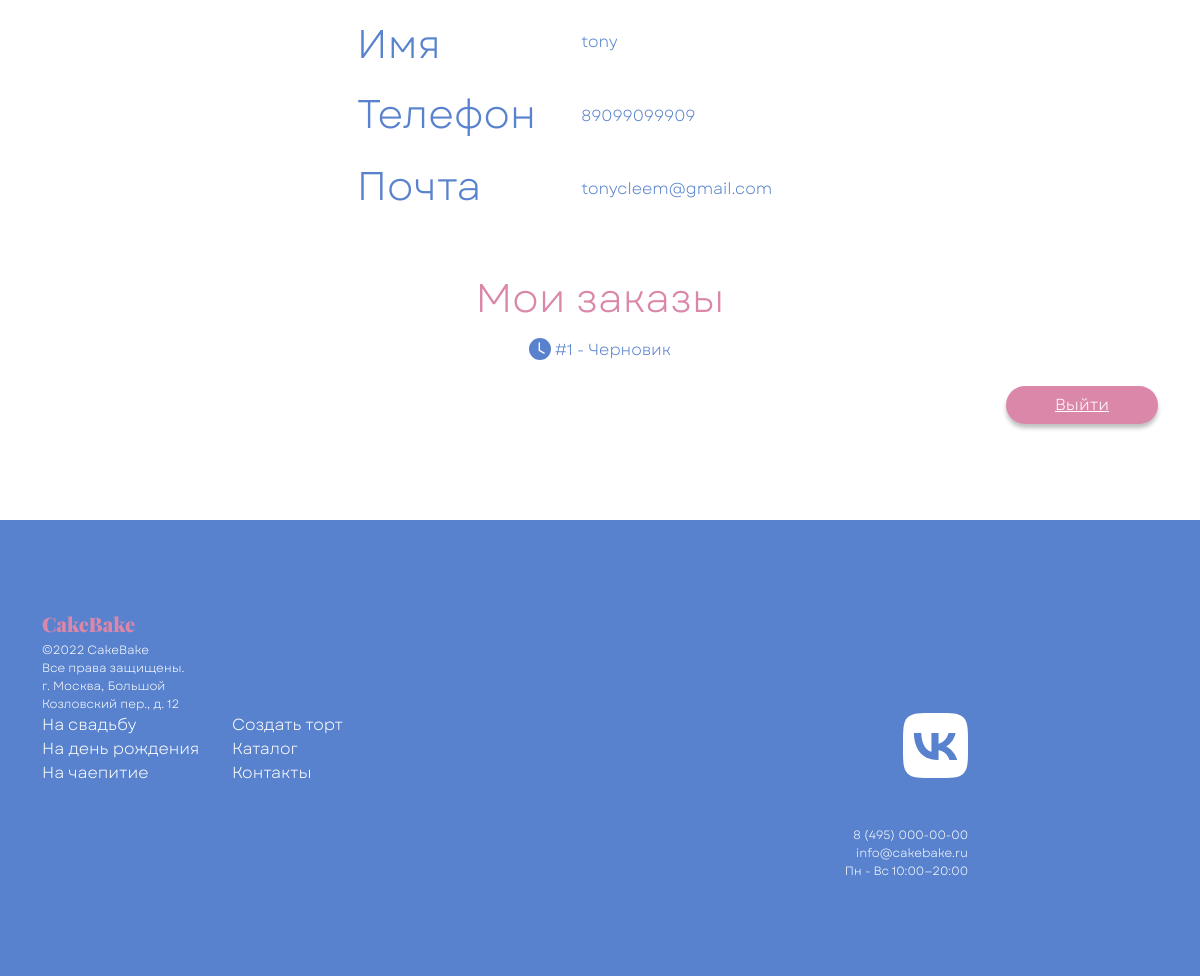
Page /lk/ (signed in, lower part) on the earlier database version.
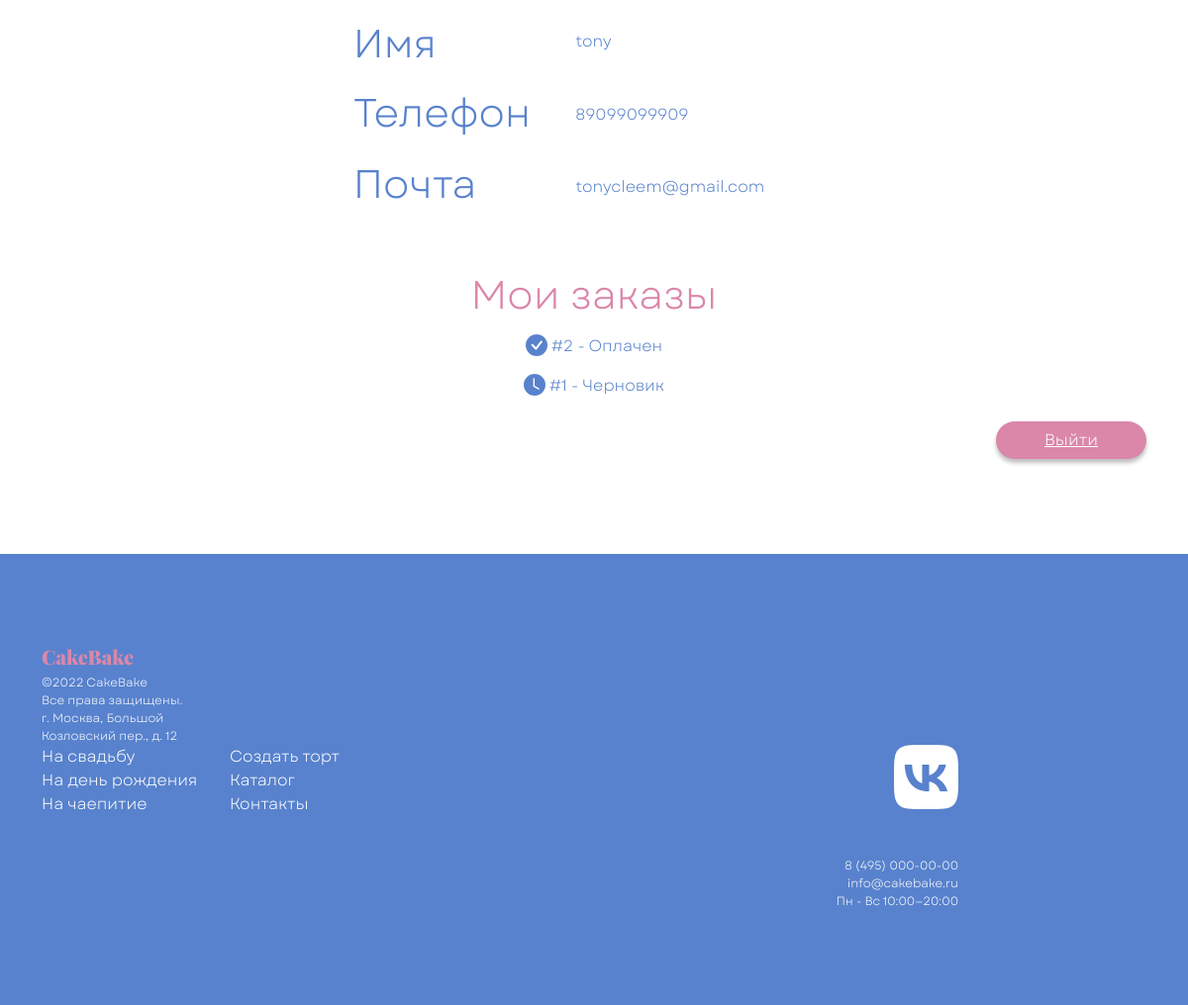
Same page on the later database version.
### customers/models.py (models this page shows, shortened)
class Customer(models.Model):
    user = models.OneToOneField(
        User,
        on_delete=models.CASCADE,
        null=True,
        blank=True,
        related_name='customer',
        verbose_name='Пользователь'
    )
    phone = models.CharField('Телефон', max_length=32, blank=True)
    created_at = models.DateTimeField('Создан', auto_now_add=True)
    class Meta:
        verbose_name = 'Клиент'
        verbose_name_plural = 'Клиенты'

### orders/models.py (models this page shows, shortened)
class Order(models.Model):
    class Status(models.TextChoices):
        DRAFT = 'draft', 'Черновик'
        PAID = 'paid', 'Оплачен'
        PREPARING = 'preparing', 'Готовится'
        ON_DELIVERY = 'on_delivery', 'Доставляется'
        DELIVERED = 'delivered', 'Доставлен'
        CANCELLED = 'cancelled', 'Отменён'
    customer = models.ForeignKey(
        Customer,
        on_delete=models.SET_NULL,
        null=True,
        blank=True,
        related_name='orders',
        verbose_name='Клиент'
    )
    created_at = models.DateTimeField('Создан', auto_now_add=True)
    updated_at = models.DateTimeField('Обновлён', auto_now=True)
    status = models.CharField(
        'Статус',
        max_length=20,
        choices=Status.choices,
        default=Status.DRAFT
        )
    contact_name = models.CharField('Имя получателя', max_length=100)
    phone = models.CharField('Телефон', max_length=32)
    email = models.EmailField('Email', blank=True)
    city = models.CharField('Город', max_length=100)
    street = models.CharField('Улица', max_length=100)
    house = models.CharField('Дом', max_length=30)
    apartment = models.CharField('Квартира', max_length=30, blank=True)
    delivery_comment = models.CharField(
        'Комментарий к доставке', max_length=500, blank=True
        )
    delivery_date = models.DateField('Дата доставки')
    consent_personal_data = models.BooleanField(
        'Согласие на обработку ПД',
        default=False
        )
    utm_source = models.CharField('utm_source', max_length=80, blank=True)
    utm_medium = models.CharField('utm_medium', max_length=80, blank=True)
    utm_campaign = models.CharField('utm_campaign', max_length=120, blank=True)
    promo_code = models.ForeignKey(
        PromoCode,
        on_delete=models.SET_NULL,
        null=True,
        blank=True,
        verbose_name='Промокод'
        )
    subtotal = models.DecimalField('Сумма позиций', max_digits=10, decimal_places=2, default=Decimal('0.00'))
    discount_total = models.DecimalField('Скидка', max_digits=10, decimal_places=2, default=Decimal('0.00'))
    delivery_fee = models.DecimalField('Стоимость доставки', max_digits=10, decimal_places=2, default=Decimal('0.00'))
    rush_fee = models.DecimalField('Срочность (в 24ч)', max_digits=10, decimal_places=2, default=Decimal('0.00'))
    total = models.DecimalField('Итого к оплате', max_digits=10, decimal_places=2, default=Decimal('0.00'),
                                validators=[MinValueValidator(0)])
    class Meta:
        verbose_name = 'Заказ'
        verbose_name_plural = 'Заказы'
        ordering = ['-created_at']

### customers/views.py (the view, shortened to what this page needs)
# urls.py: path('lk/', view_lk, name='lk'),
def view_lk(request):
    user = request.user
    context = {}
    if user.is_authenticated:
        try:
            customer = Customer.objects.get(user=user)
            context = {
                'user': user,
                'customer': customer,
                'orders': customer.orders.all(),
            }
        except Customer.DoesNotExist:
            context = {
                'user': user,
                'customer': None,
                'orders': [],
            }
    return render(request, 'lk.html', context=context)

### templates/lk.html (shortened to what this page needs)
{% extends "base.html" %}
{% load static %}
{% block content %}
<div class="container mt-header mb-5">
  <div class="row mt-5">
    <div class="col-12 col-xxl-6 d-flex flex-column justify-content-center align-items-center align-items-xxl-start" id="LK">
      {% block ifauth %}
      {% if user.is_authenticated %}
      <v-form :validation-schema="Schema" @submit="ApplyChanges">
        <div class="d-flex w-100 justify-content-center justify-content-xxl-between align-items-center">
        </div>
        <div class="d-flex">
          <ul class="list-group">
            <li class="list-group-item border-0 ps-0">
              <span class="fs_40 cake_blue">Имя</span>
            </li>
            <li class="list-group-item border-0 ps-0">
              <h1 class="fs_40 cake_blue">Телефон</h1>
            </li>
            <li class="list-group-item border-0 ps-0">
              <h1 class="fs_40 cake_blue">Почта</h1>
            </li>
          </ul>
          <ul class="list-group">
            <li class="list-group-item border-0 py-61 position-relative"><input type="text" id="LkFormNameField" readonly class="form-control my-2 i cake__textinput" name="first_name" value="{{ user.get_username }}"></li>
            <li class="list-group-item border-0 py-61 position-relative">
              <input type="text" id="LkFormPhoneField" readonly class="form-control my-2 cake__textinput" name="phone" value="{{ customer.phone }}">
            </li>
            <li class="list-group-item border-0 py-61 position-relative"><input type="email" id="LkFormEmailField" readonly class="form-control my-2 cake__textinput" name="email" value="{{ user.email }}"></li>
          </ul>
        </div>
      </v-form>
      <h2 class="fs_40 cake_pink mt-5">Мои заказы</h2>
      {% if orders %}
        {% for order in orders %}
          <section class="my-2">
            <span class="cake_blue lk__order d-flex" data-bs-toggle="modal" data-bs-target="#OrderModal{{order.id}}">
              <svg xmlns="http://www.w3.org/2000/svg" width="22" height="22" fill="currentColor" class="bi bi-clock-fill" viewBox="0 0 16 16">
                {% if order.status == 'delivered' or order.status == 'paid' %}
                  <path d="M16 8A8 8 0 1 1 0 8a8 8 0 0 1 16 0zm-3.97-3.03a.75.75 0 0 0-1.08.022L7.477 9.417 5.384 7.323a.75.75 0 0 0-1.06 1.06L6.97 11.03a.75.75 0 0 0 1.079-.02l3.992-4.99a.75.75 0 0 0-.01-1.05z"/>
                {% else %}
                  <path d="M16 8A8 8 0 1 1 0 8a8 8 0 0 1 16 0zM8 3.5a.5.5 0 0 0-1 0V9a.5.5 0 0 0 .252.434l3.5 2a.5.5 0 0 0 .496-.868L8 8.71V3.5z"/>
                {% endif %}
              </svg>
              <span class="ms-1">#{{ order.id }} - {{ order.get_status_display }}</span>
            </span>
          </section>
        {% endfor %}
      {% endif %}
        <button class="btn text-white rounded-pill align-self-end px-5 mt-3 shadow-none cake__button cake__bg_pink"><a href="{% url 'signup' %}" class = 'text-white'>Выйти<a></button>
      {% endif %}
      {% endblock ifauth %}
    </div>
  </div>
</div>
{% endblock content %}

### templates/base.html (shortened to what this page needs)
<!DOCTYPE html>
{% load static %}
  <html lang="ru">
  <head>
    <link href="https://cdn.jsdelivr.net/npm/bootstrap@5.0.2/dist/css/bootstrap.min.css" rel="stylesheet">
    <link rel="stylesheet" href="{% static 'css/Style.css' %}">
  </head>
<body>
{% block content %}{% endblock content %}
<footer class="mt-5 cake__bg_blue" id="Contacts">
  <div class="container my-5 py-5">
    <div class="row">
      <div class="col-4 col-xl-2 d-flex flex-column">
        <div>
          <img src="{% static 'img/Logo.svg' %}" alt="CakeBake" class="mb-2">
        </div>
        <small class="text-white fs_12">©2022 CakeBake</small>
        <small class="text-white fs_12">Все права защищены.</small>
        <div class="flex-grow-1 d-flex align-items-end">
          <small class="text-white fs_12">г. Москва,  Большой Козловский пер., д. 12</small>
        </div>
      </div>
      <div class="col-4 col-xl-2 d-flex flex-column">
        <a href="#" class="text-decoration-none text-white">На свадьбу</a>
        <a href="#" class="text-decoration-none text-white">На день рождения</a>
        <a href="#" class="text-decoration-none text-white">На чаепитие</a>
      </div>
      <div class="col-4 col-xl-2 d-flex flex-column">
        <a href="#step3" class="text-decoration-none text-white">Создать торт</a>
        <a href="#step2" class="text-decoration-none text-white">Каталог</a>
        <a href="#Contacts" class="text-decoration-none text-white">Контакты</a>
      </div>
      <div class="col-12 col-xl-6 d-flex flex-column align-items-start align-items-xl-end mt-3 mt-xl-0">
        <a href="https://vk.com/devmanorg"><img src="{% static 'img/vk.svg' %}" alt="VK" class="mb-3 mb-xl-5"></a>
        <small class="text-white fs_12">8 (495) 000-00-00</small>
        <small class="text-white fs_12">info@cakebake.ru</small>
        <small class="text-white fs_12">Пн - Вс 10:00—20:00</small>
      </div>
    </div>
  </div>
</footer>
</body>
</html>

### static/css/Style.css (style rules this page uses)
html { height: 100%; }
* { font-family: Garet, serif; font-size: 16px; font-weight: normal; }
body { background-color: white; min-height: 100%; display: grid; grid-template-rows: auto 1fr auto; }
.mt-header { margin-top: calc(58px + 1.6rem); }
.cake_pink { color: #DA87A9 !important; }
.cake__bg_pink { background-color: #DA87A9 !important; }
.cake_blue { color: #5882CD !important; }
.cake__bg_blue { background-color: #5882CD !important; }
.cake__button { box-shadow: 0 4px 4px rgba(0, 0, 0, 0.25) !important; border-radius: 15px; }
.cake__textinput { border: 1px solid #8C99AA; border-radius: 15px; color: #5882CD !important; }
li .cake__textinput:read-only { box-shadow: none; border: 1px solid white; background-color: white; color: #5882CD; }
.lk__order { cursor: pointer; }
.fs_12 { font-size: 12px; }
.fs_40 { font-size: 40px; }
.py-61 { padding-top: 0.61rem; padding-bottom: 0.61rem; }

Differences in the rows shown:
added Order: id "2", status "Оплачен"
